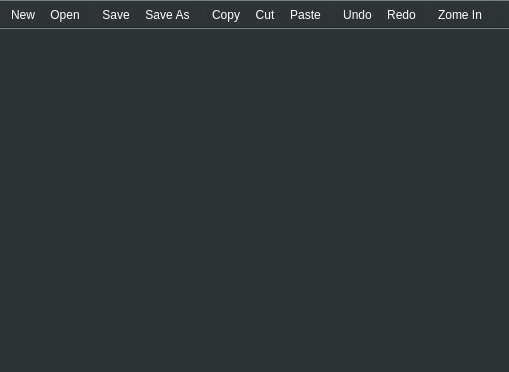
<?xml version="1.0" encoding="UTF-8"?>
<ui version="4.0">
 <class>TuxEditor</class>
 <widget class="QMainWindow" name="TuxEditor">
  <property name="geometry">
   <rect>
    <x>0</x>
    <y>0</y>
    <width>509</width>
    <height>372</height>
   </rect>
  </property>
  <property name="windowTitle">
   <string>TuxEditor</string>
  </property>
  <property name="styleSheet">
   <string notr="true">color: white;
background-color: rgb(46, 52, 54);
</string>
  </property>
  <property name="iconSize">
   <size>
    <width>30</width>
    <height>30</height>
   </size>
  </property>
  <property name="toolButtonStyle">
   <enum>Qt::ToolButtonIconOnly</enum>
  </property>
  <widget class="QWidget" name="centralwidget">
   <layout class="QHBoxLayout" name="horizontalLayout">
    <item>
     <widget class="QTextEdit" name="textEdit">
      <property name="whatsThis">
       <string>&lt;html&gt;&lt;head/&gt;&lt;body&gt;&lt;p&gt;&lt;br/&gt;&lt;/p&gt;&lt;/body&gt;&lt;/html&gt;</string>
      </property>
      <property name="styleSheet">
       <string notr="true">border-style: rgb(46, 52, 54);</string>
      </property>
     </widget>
    </item>
   </layout>
  </widget>
  <widget class="QMenuBar" name="menubar">
   <property name="geometry">
    <rect>
     <x>0</x>
     <y>0</y>
     <width>509</width>
     <height>22</height>
    </rect>
   </property>
  </widget>
  <widget class="QStatusBar" name="statusbar"/>
  <widget class="QToolBar" name="toolBar">
   <property name="enabled">
    <bool>true</bool>
   </property>
   <property name="font">
    <font>
     <family>URW Gothic</family>
     <pointsize>12</pointsize>
     <weight>75</weight>
     <bold>true</bold>
    </font>
   </property>
   <property name="windowTitle">
    <string>toolBar</string>
   </property>
   <property name="movable">
    <bool>false</bool>
   </property>
   <attribute name="toolBarArea">
    <enum>TopToolBarArea</enum>
   </attribute>
   <attribute name="toolBarBreak">
    <bool>false</bool>
   </attribute>
   <addaction name="action_New"/>
   <addaction name="action_Open"/>
   <addaction name="separator"/>
   <addaction name="actionSave"/>
   <addaction name="action_Save_As"/>
   <addaction name="separator"/>
   <addaction name="action_Copy"/>
   <addaction name="action_Cut"/>
   <addaction name="action_Paste"/>
   <addaction name="separator"/>
   <addaction name="action_Undo"/>
   <addaction name="action_Redo"/>
   <addaction name="separator"/>
   <addaction name="action_ZomeIn"/>
   <addaction name="actionZome_Out"/>
   <addaction name="action_About"/>
  </widget>
  <action name="action_New">
   <property name="icon">
    <iconset resource="AppImages/AppResources.qrc">
     <normaloff>:/images/New.png</normaloff>:/images/New.png</iconset>
   </property>
   <property name="text">
    <string>New</string>
   </property>
   <property name="shortcut">
    <string>Ctrl+N</string>
   </property>
  </action>
  <action name="action_Open">
   <property name="icon">
    <iconset resource="AppImages/AppResources.qrc">
     <normaloff>:/images/Open.png</normaloff>:/images/Open.png</iconset>
   </property>
   <property name="text">
    <string>Open</string>
   </property>
   <property name="shortcut">
    <string>Ctrl+O</string>
   </property>
  </action>
  <action name="actionSave">
   <property name="icon">
    <iconset resource="AppImages/AppResources.qrc">
     <normaloff>:/images/Save As.png</normaloff>:/images/Save As.png</iconset>
   </property>
   <property name="text">
    <string>Save</string>
   </property>
   <property name="shortcut">
    <string>Ctrl+S</string>
   </property>
  </action>
  <action name="action_Save_As">
   <property name="icon">
    <iconset resource="AppImages/AppResources.qrc">
     <normaloff>:/images/Save As 2.png</normaloff>:/images/Save As 2.png</iconset>
   </property>
   <property name="text">
    <string>Save As</string>
   </property>
   <property name="shortcut">
    <string>Ctrl+Shift+S</string>
   </property>
  </action>
  <action name="action_Copy">
   <property name="icon">
    <iconset resource="AppImages/AppResources.qrc">
     <normaloff>:/images/Copy.png</normaloff>:/images/Copy.png</iconset>
   </property>
   <property name="text">
    <string>Copy</string>
   </property>
   <property name="shortcut">
    <string>Ctrl+C</string>
   </property>
  </action>
  <action name="action_Cut">
   <property name="icon">
    <iconset resource="AppImages/AppResources.qrc">
     <normaloff>:/images/Cut.png</normaloff>:/images/Cut.png</iconset>
   </property>
   <property name="text">
    <string>Cut</string>
   </property>
   <property name="shortcut">
    <string>Ctrl+X</string>
   </property>
  </action>
  <action name="action_Undo">
   <property name="icon">
    <iconset resource="AppImages/AppResources.qrc">
     <normaloff>:/images/Undo.png</normaloff>:/images/Undo.png</iconset>
   </property>
   <property name="text">
    <string>Undo</string>
   </property>
   <property name="shortcut">
    <string>Ctrl+Z</string>
   </property>
  </action>
  <action name="action_Redo">
   <property name="icon">
    <iconset resource="AppImages/AppResources.qrc">
     <normaloff>:/images/Redo.png</normaloff>:/images/Redo.png</iconset>
   </property>
   <property name="text">
    <string>Redo</string>
   </property>
   <property name="shortcut">
    <string>Ctrl+U</string>
   </property>
  </action>
  <action name="action_Paste">
   <property name="icon">
    <iconset resource="AppImages/AppResources.qrc">
     <normaloff>:/images/Paste.png</normaloff>:/images/Paste.png</iconset>
   </property>
   <property name="text">
    <string>Paste</string>
   </property>
   <property name="shortcut">
    <string>Ctrl+V</string>
   </property>
  </action>
  <action name="action_ZomeIn">
   <property name="icon">
    <iconset resource="AppImages/AppResources.qrc">
     <normaloff>:/images/Zoom In.png</normaloff>:/images/Zoom In.png</iconset>
   </property>
   <property name="text">
    <string>Zome In</string>
   </property>
   <property name="shortcut">
    <string>Ctrl+=</string>
   </property>
  </action>
  <action name="actionZome_Out">
   <property name="icon">
    <iconset resource="AppImages/AppResources.qrc">
     <normaloff>:/images/Zoom Out.png</normaloff>:/images/Zoom Out.png</iconset>
   </property>
   <property name="text">
    <string>Zome Out</string>
   </property>
   <property name="shortcut">
    <string>Ctrl+-</string>
   </property>
  </action>
  <action name="action_Exit">
   <property name="icon">
    <iconset resource="AppImages/AppResources.qrc">
     <normaloff>:/images/Refresh.png</normaloff>:/images/Refresh.png</iconset>
   </property>
   <property name="text">
    <string>Exit</string>
   </property>
   <property name="shortcut">
    <string>Ctrl+Shift+E</string>
   </property>
  </action>
  <action name="action_About">
   <property name="icon">
    <iconset resource="AppImages/AppResources.qrc">
     <normaloff>:/images/Favorites New.png</normaloff>:/images/Favorites New.png</iconset>
   </property>
   <property name="text">
    <string>About</string>
   </property>
   <property name="shortcut">
    <string>F1</string>
   </property>
  </action>
  <action name="action_Del">
   <property name="icon">
    <iconset resource="AppImages/AppResources.qrc">
     <normaloff>:/images/Trash.png</normaloff>:/images/Trash.png</iconset>
   </property>
   <property name="text">
    <string>Del</string>
   </property>
  </action>
 </widget>
 <resources>
  <include location="AppImages/AppResources.qrc"/>
  <include location="AppImages/AppResources.qrc"/>
 </resources>
 <connections/>
</ui>
